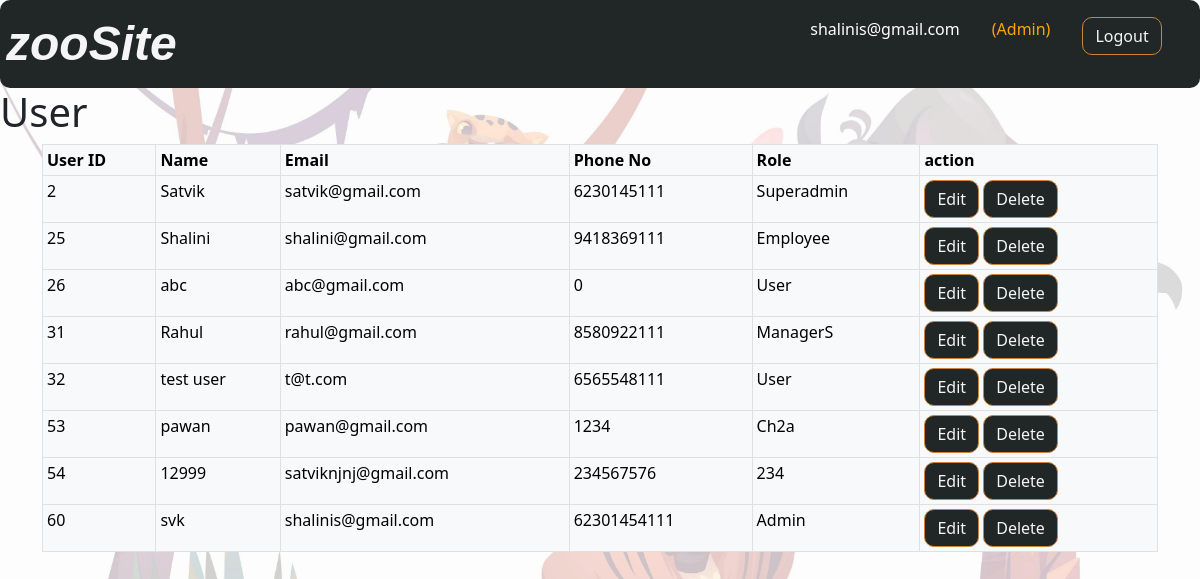
The app's page /Users/user.php (signed in) with its own data.
### tables this page shows
CREATE TABLE `user` (
  `user_id` int(11) NOT NULL,
  `uname` varchar(20) DEFAULT NULL,
  `email` varchar(20) DEFAULT NULL,
  `phn_no` varchar(50) NOT NULL,
  `role` varchar(10) DEFAULT NULL,
  `pass` varchar(20) DEFAULT NULL,
  `activity` int(11) NOT NULL DEFAULT 1
);

### Users/user.php (the view, shortened to what this page needs)
<?php
include "../Database/db_con2.php";
include "../header_log.php";
$sql = " SELECT * FROM user where activity=1";
$result = $mysqli->query($sql);
?>
<!DOCTYPE html>
    <head>
        <link href="https://cdn.jsdelivr.net/npm/bootstrap@5.0.2/dist/css/bootstrap.min.css" rel="stylesheet">
        <link rel="stylesheet" href="../CSS/stylesheet.css">
    </head>
    <body background="images/bg.jpeg">
    <h1>User</h1>
       <div class="container">
        <table class="table table-bordered table-light table-sm">
            <tr><th>User ID</th>
                <th>Name</th>
                <th>Email</th>
                <th>Phone No</th>
                <th>Role</th>
                <th>action</th>
            </tr>
            <?php
                while($rows=$result->fetch_assoc())
                {
            ?>
            <tr id="row<?= $rows['user_id'] ?>">
                <td><?php echo $rows['user_id'];?></td>
                <td><?php echo $rows['uname'];?></td>
                <td><?php echo $rows['email'];?></td>
                <td><?php echo $rows['phn_no'];?></td>
                <td><?php echo $rows['role'];?></td>
                <td>
                    <button onclick="updateData(this.id)" id="update<?= $rows['user_id'] ?>" class="btn btn-outline-warning">Edit</button>
                     <a href="user.php?user_id=<?php echo $rows['user_id'];?>" class="btn btn-outline-warning">Delete</a></td>
            </tr>
            <?php
                }
            ?>
        </table>
            </div>
    </body>
</html>

### CSS/stylesheet.css (style rules this page uses)
* { margin:0; padding:0; box-sizing: border-box; }
body { background:url("../images/bg.jpeg"); background-repeat: no-repeat; background-size: cover; background-attachment: fixed; }
.btn { color: whitesmoke; background-color: #212627; border-radius: 10px; border-color: #CD833A; }

### records on screen
user: user_id "2", uname "Satvik", email "satvik@gmail.com", phn_no "6230145111", role "Superadmin"
user: user_id "25", uname "Shalini", email "shalini@gmail.com", phn_no "9418369111", role "Employee"
user: user_id "26", uname "abc", email "abc@gmail.com", phn_no "0", role "User"
user: user_id "31", uname "Rahul", email "rahul@gmail.com", phn_no "8580922111", role "ManagerS"
user: user_id "32", uname "test user", email "t@t.com", phn_no "6565548111", role "User"
user: user_id "53", uname "pawan", email "pawan@gmail.com", phn_no "1234", role "Ch2a"
user: user_id "54", uname "12999", email "satviknjnj@gmail.com", phn_no "234567576", role "234"
user: user_id "60", uname "svk", email "shalinis@gmail.com", phn_no "62301454111", role "Admin"

### other values on screen
$user "shalinis@gmail.com"
$role "Admin"
